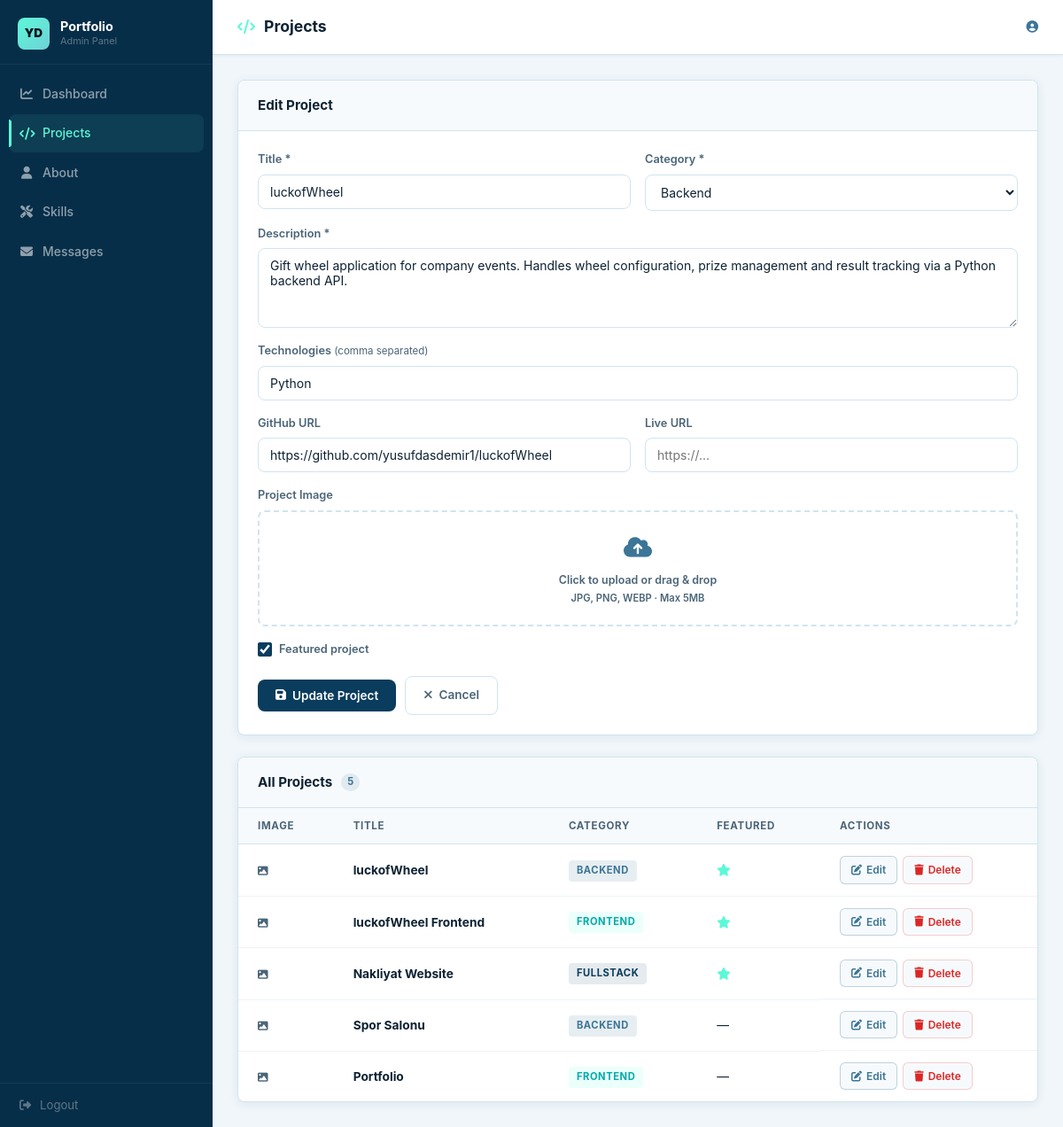
The page /admin/projects.php?edit=1 (signed in) on the database its author committed.
### tables this page shows
CREATE TABLE IF NOT EXISTS projects (
    id           INT UNSIGNED AUTO_INCREMENT PRIMARY KEY,
    title        VARCHAR(200)                                    NOT NULL,
    description  TEXT                                            NOT NULL,
    technologies VARCHAR(500)                                    NOT NULL,
    category     ENUM('frontend','backend','fullstack')          NOT NULL DEFAULT 'fullstack',
    github_url   VARCHAR(500)                                    DEFAULT NULL,
    live_url     VARCHAR(500)                                    DEFAULT NULL,
    image_path   VARCHAR(500)                                    DEFAULT NULL,
    featured     TINYINT(1)                                      NOT NULL DEFAULT 0,
    created_at   TIMESTAMP                                       NOT NULL DEFAULT CURRENT_TIMESTAMP
);

### admin/auth.php (called while the page is built, shortened)
<?php
function csrf_token(): string {
    return $_SESSION['csrf_token'];
}

### admin/projects.php (the view, shortened to what this page needs)
<?php
require_once 'auth.php';
$pdo    = getDB();
$editing = null;
if (isset($_GET['edit'])) {
    $s = $pdo->prepare("SELECT * FROM projects WHERE id=?");
    $s->execute([(int)$_GET['edit']]);
    $editing = $s->fetch();
}
$projects = $pdo->query("SELECT * FROM projects ORDER BY featured DESC, created_at DESC")->fetchAll();
$token    = csrf_token();
?>
<!DOCTYPE html>
<html lang="en">
<head>
    <link rel="stylesheet" href="css/admin.css">
    <link rel="stylesheet" href="https://cdnjs.cloudflare.com/ajax/libs/font-awesome/6.5.0/css/all.min.css">
</head>
<body>
<div class="admin-layout">
    <?php include '_sidebar.php'; ?>
    <main class="admin-main">
        <header class="admin-header">
            <h1><i class="fas fa-code"></i> Projects</h1>
            <div class="header-user"><i class="fas fa-user-circle"></i> <?= htmlspecialchars($_SESSION['admin_user']) ?></div>
        </header>
        <div class="admin-content">
            <div class="panel">
                <div class="panel-head"><h2><?= $editing ? 'Edit Project' : 'Add New Project' ?></h2></div>
                <form method="POST" enctype="multipart/form-data" class="admin-form">
                    <div class="form-row">
                        <div class="field">
                            <label>Title *</label>
                            <input type="text" name="title" value="<?= htmlspecialchars($editing['title'] ?? '') ?>" required placeholder="Project name">
                        </div>
                        <div class="field">
                            <label>Category *</label>
                            <select name="category">
                                <?php foreach (['fullstack','frontend','backend'] as $cat): ?>
                                <option value="<?= $cat ?>" <?= ($editing['category'] ?? 'fullstack') === $cat ? 'selected' : '' ?>><?= ucfirst($cat) ?></option>
                                <?php endforeach; ?>
                            </select>
                        </div>
                    </div>
                    <div class="field">
                        <label>Description *</label>
                        <textarea name="description" rows="3" placeholder="Brief project description..."><?= htmlspecialchars($editing['description'] ?? '') ?></textarea>
                    </div>
                    <div class="field">
                        <label>Technologies <span class="hint">(comma separated)</span></label>
                        <input type="text" name="technologies" value="<?= htmlspecialchars($editing['technologies'] ?? '') ?>" placeholder="Python, Django, MySQL">
                    </div>
                    <div class="form-row">
                        <div class="field">
                            <label>GitHub URL</label>
                            <input type="url" name="github_url" value="<?= htmlspecialchars($editing['github_url'] ?? '') ?>" placeholder="https://github.com/...">
                        </div>
                        <div class="field">
                            <label>Live URL</label>
                            <input type="url" name="live_url" value="<?= htmlspecialchars($editing['live_url'] ?? '') ?>" placeholder="https://...">
                        </div>
                    </div>
                    <div class="field">
                        <label>Project Image</label>
                        <label class="upload-zone" id="uploadZone">
                            <div class="uz-icon"><i class="fas fa-cloud-upload-alt"></i></div>
                            <p>Click to upload or drag & drop<br><span style="font-size:0.7rem">JPG, PNG, WEBP · Max 5MB</span></p>
                        </label>
                    </div>
                    <div class="field field-check">
                        <label class="checkbox-label">
                            <input type="checkbox" name="featured" <?= !empty($editing['featured']) ? 'checked' : '' ?>>
                            <span>Featured project</span>
                        </label>
                    </div>
                    <div class="form-actions">
                        <button type="submit" class="btn-admin btn-primary-admin">
                            <i class="fas fa-save"></i> <?= $editing ? 'Update Project' : 'Add Project' ?>
                        </button>
                        <?php if ($editing): ?>
                        <a href="projects.php" class="btn-admin btn-ghost-admin"><i class="fas fa-times"></i> Cancel</a>
                        <?php endif; ?>
                    </div>
                </form>
            </div>
            <div class="panel">
                <div class="panel-head"><h2>All Projects <span class="count"><?= count($projects) ?></span></h2></div>
                <table class="admin-table">
                    <thead>
                        <tr><th>Image</th><th>Title</th><th>Category</th><th>Featured</th><th>Actions</th></tr>
                    </thead>
                    <tbody>
                    <?php foreach ($projects as $p): ?>
                    <tr>
                        <td class="project-thumb-cell">
                            <?php if ($p['image_path']): ?>
                                <img src="../<?= htmlspecialchars($p['image_path']) ?>" alt="<?= htmlspecialchars($p['title']) ?>">
                            <?php else: ?>
                                <span class="no-img"><i class="fas fa-image"></i></span>
                            <?php endif; ?>
                        </td>
                        <td><strong><?= htmlspecialchars($p['title']) ?></strong></td>
                        <td><span class="badge-cat badge-<?= $p['category'] ?>"><?= $p['category'] ?></span></td>
                        <td><?= $p['featured'] ? '<i class="fas fa-star" style="color:#5DF8D8"></i>' : '—' ?></td>
                        <td class="actions">
                            <a href="projects.php?edit=<?= $p['id'] ?>" class="btn-sm btn-edit"><i class="fas fa-edit"></i> Edit</a>
                            <a href="projects.php?delete=<?= $p['id'] ?>&token=<?= $token ?>" class="btn-sm btn-delete" onclick="return confirm('Delete this project?')"><i class="fas fa-trash"></i> Delete</a>
                        </td>
                    </tr>
                    <?php endforeach; ?>
                    </tbody>
                </table>
            </div>
        </div>
    </main>
</div>
</body>
</html>

### admin/projects.php (style rules this page uses)
.upload-zone { border: 2px dashed var(--border); border-radius: 8px; padding: 20px; text-align: center; cursor: pointer; transition: border-color 0.2s; }
.upload-zone .uz-icon { font-size: 1.6rem; color: var(--steel); margin-bottom: 6px; }
.upload-zone p { font-size: 0.78rem; color: var(--text-2); }
.no-img { font-size: 0.72rem; color: var(--text-2); }

### rows shown on the page
projects: title "luckofWheel", category "Backend", description "Gift wheel application for company events. Handles wheel configuration, prize management and result tracking via a Python backend API.", technologies "Python", github_url "https://github.com/yusufdasdemir1/luckofWheel", featured "☑", category "BACKEND"
projects: title "luckofWheel Frontend", category "FRONTEND", featured 1 (drawn)
projects: title "Nakliyat Website", category "FULLSTACK", featured 1 (drawn)
projects: title "Spor Salonu", category "BACKEND"
projects: title "Portfolio", category "FRONTEND"

### other values the page prints
count($projects) "5"
